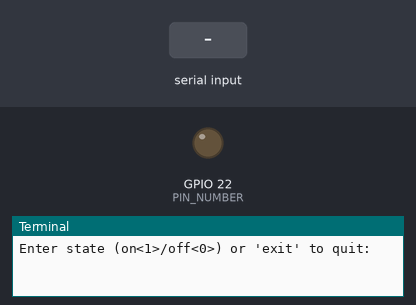
The program below on a simulated Raspberry Pi (BCM pin numbers). On the bench: output pins drawn as LEDs (lit = HIGH), the last lines printed to the terminal. The test bench sets the inputs (shaded band).

Above: at 1.2 s.
1.3 s: "on" typed at the terminal, then Enter
At 2.1 s:
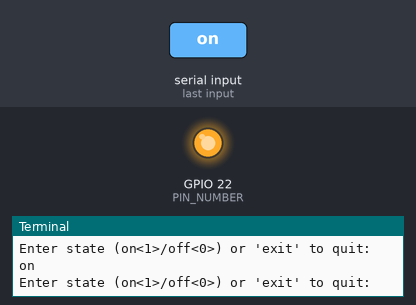
4.3 s: "0" typed at the terminal, then Enter
At 5.6 s:
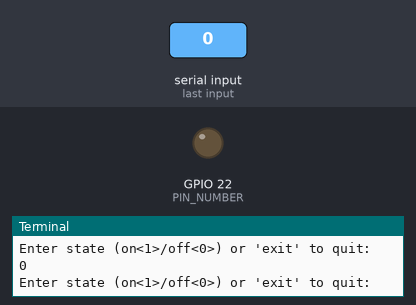
Timing chart, 0 to 7.3 s (numbered marks = the images above; inputs shaded):
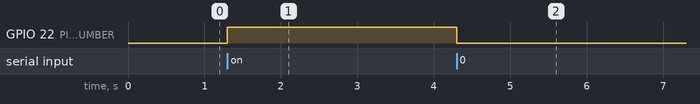

The program:

pyLed.py
```python
import os
import sys
import RPi.GPIO as GPIO
from time import sleep

PIN_NUMBER = 22

# Set the GPIO mode to BCM (Broadcom SOC channel numbering)
GPIO.setmode(GPIO.BCM)

GPIO.setup(PIN_NUMBER, GPIO.OUT)

try:
    while True:
        state = input("Enter state (on<1>/off<0>) or 'exit' to quit: ").strip().lower()

        # If the input is 'on' or '1', set the pin to HIGH
        if state == "on" or state == "1":
            GPIO.output(PIN_NUMBER, GPIO.HIGH)

        # If the input is 'off' or '0', set the pin to LOW
        elif state == "off" or state == "0":
            GPIO.output(PIN_NUMBER, GPIO.LOW)

        elif state == "exit":
            break
        else:
            print("Invalid input. Please enter 'on', 'off', or 'exit'.")

# Handle a keyboard interrupt (e.g., Ctrl+C)
except KeyboardInterrupt:
    print("\nProgram interrupted by user.")

# Ensure the GPIO settings are reset to avoid conflicts with future programs
finally:
    GPIO.cleanup()
    print("GPIO cleanup done. Exiting safely.")
```

Measured:
- after the input at 1.3 s, GPIO 22 (PIN_NUMBER): LOW → HIGH at once
- after the input at 4.3 s, GPIO 22 (PIN_NUMBER): HIGH → LOW at once
